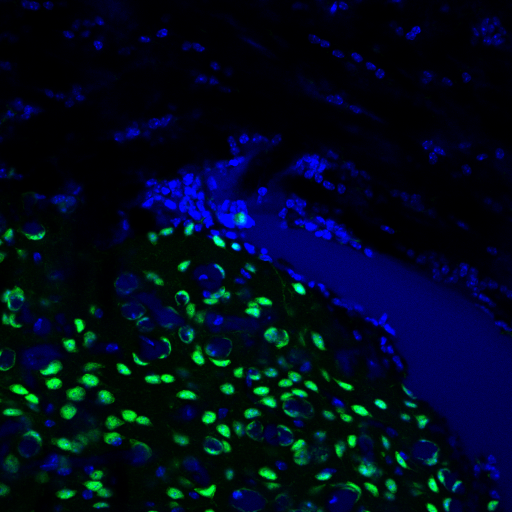
%> input picture cell_images/25x-NeuN-Hoechst-dx-15 ZEN.tif, 1024 x 1024 px (shown at 1/2 size)
$ octave Celulas_25x_15.m   (GNU Octave 9; MATLAB toolbox functions it lacks are replaced by stand-ins)
%> lines starting %> are read from the running program, lines starting %| are printed output that depends on the picture; in (x1, y1, x2, y2) boxes, pixels count from 0 and x2, y2 are one past the last pixel; in counts of white or black regions, pixels touching at a corner belong together; the program's own positions count from 1
### scripts/Calcular_Propiedades.m
function [L,n,stats,Tabla] = Calcular_Propiedades(Im_C_Seg)
% Esta funcion se usa para calcular las propiedades de las celulas
% de una imagen usando regionprops

[L, n] = bwlabel(Im_C_Seg, 8);
stats = regionprops('table', L, 'Area', 'MajorAxisLength', 'MinorAxisLength', 'Orientation', 'Circularity');
area = stats.Area;
eje_Mayor = stats.MajorAxisLength;
eje_Menor = stats.MinorAxisLength;
circ = stats.Circularity;
orientacion = stats.Orientation;
Num = [1:n]';
Tabla = table(Num, area, eje_Mayor, eje_Menor, orientacion, circ);
Tabla.Properties.VariableNames = {'Elemento','Area', 'Eje mayor', 'Eje menor', 'Orientation', 'Circularidad'};
end

### scripts/Eliminar_Nucleos.m
function [Celulas_Depuradas] = Eliminar_Nucleos(Im_C_Seg, Condiciones)
% Esta funcion se usa para eliminar las celulas que cumplen ciertas
% condiciones

cc = bwconncomp(Im_C_Seg);
idx = find(Condiciones);
BW = ismember(labelmatrix(cc),idx);
Celulas_Depuradas = Im_C_Seg -  BW;
end

### scripts/Separar_Nucleos.m
function [Celulas_Separadas] = Separar_Nucleos(Celulas_Depuradas, Condiciones, verbose)
% Esta funcion se usa para separar los nucleos donde parece que se unieron
% 2 celulas diferentes

% Seleccionando los nucleos unidos
cc = bwconncomp(Celulas_Depuradas);
idx = find(Condiciones);
BW = ismember(labelmatrix(cc),idx);
if verbose
    figure();imshow(BW); title('Posibles celulas unidas','Fontsize',15);
end
Celulas_Sin_Pegar = Celulas_Depuradas -  BW;

% Dividiendo las celulas
[L, n] = bwlabel(BW, 8);
stats = regionprops('table', L, 'Area', 'MajorAxisLength', 'MinorAxisLength', 'Orientation');
eje_Menor = stats.MinorAxisLength;
orientacion = stats.Orientation;
Area = stats.Area;
[r,c] = size(Celulas_Depuradas);
Celulas_Divididas = zeros(r,c);
B = strel('disk', 3);

for i = 1:n
    Nucleo = L == i;
    se2 = strel('line', eje_Menor(i), orientacion(i)+90);
    n_aux = 1;
    k = 0;
    while n_aux == 1
        se1 = strel('line', eje_Menor(i)*(0.25+0.02*k), orientacion(i)+90);
        k = k + 1;
        Im_Segmentacion = imerode(Nucleo, se1);
        %figure();imshow(Im_Segmentacion); title('Ovaladas','Fontsize',15);
        Im_Segmentacion = imopen(Im_Segmentacion, B);
        %figure();imshow(Im_Segmentacion); title('Ovaladas','Fontsize',15);
        Im_Segmentacion = imdilate(Im_Segmentacion, se2);
        %figure();imshow(Im_Segmentacion); title('Celula','Fontsize',15);
        Celula_Dividida = Nucleo.*Im_Segmentacion;
        [L_aux, n_aux, stats_aux, Tabla_aux] = Calcular_Propiedades(Celula_Dividida);
        Area_aux = stats_aux.Area;
        if n_aux == 0
            Celula_Dividida = Nucleo;
        end
    end

    if sum(Area_aux) < 0.6*Area(i)
        Celula_Dividida = Nucleo;
    end

    Celulas_Divididas = Celulas_Divididas + Celula_Dividida;
end

Celulas_Separadas = Celulas_Sin_Pegar + Celulas_Divididas;
if verbose
    figure();imshow(Celulas_Divididas);title('Division de los posibles nucleos unidos','Fontsize',15);
end
end

### scripts/Celulas_25x_15.m
close all;
clear variables;
clc;

% Leyendo la imagen y separando por canal de color
cd ..; cd cell_images;
Im1 = im2double(imread('25x-NeuN-Hoechst-dx-15 ZEN.tif'));
cd ..; cd scripts;
figure();imshow(Im1); title(' Imagen original','Fontsize',15);
Im1_C = Im1(:,:,3);
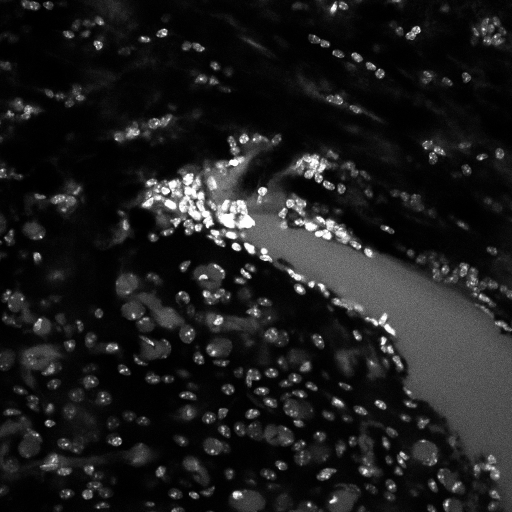
%> Im1_C: size 1024x1024 double (shown at 1/2 size); min 0, max 0.996, mean 0.114
Im1_F = Im1(:,:,2);
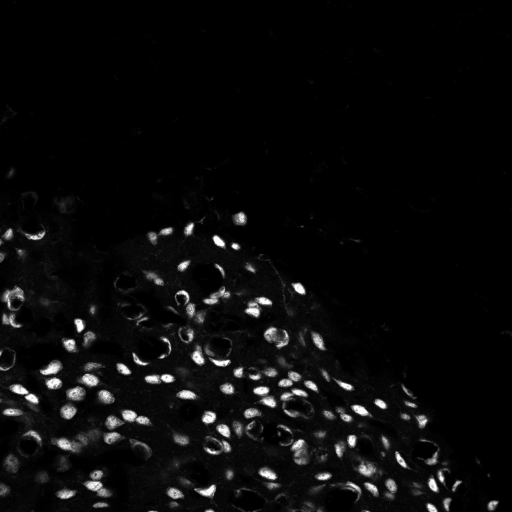
%> Im1_F: size 1024x1024 double (shown at 1/2 size); min 0, max 0.996, mean 0.0436
figure();imshow(Im1_C); title(' Imagen de las celulas','Fontsize',15);
figure();imshow(Im1_F); title(' Imagen de la proteina','Fontsize',15);

% Segmentando los nucleos
Celulas = Im1_C > 20/255;
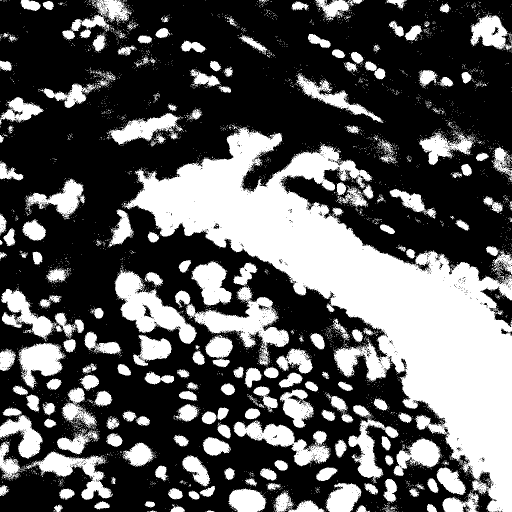
%> Celulas: size 1024x1024 logical (shown at 1/2 size); 35.2% white; 4795 white regions (4574 under 20 px), largest, box (x1, y1, x2, y2) and area: (245, 249, 1024, 1024) 179322, (350, 572, 578, 733) 10547, (230, 539, 394, 688) 9639
B1 = strel('disk', 5);
Im1_C_Seg = imopen(Celulas, B1);
%> Im1_C_Seg: size 1024x1024 logical; 29.3% white; 215 white regions, largest, box (x1, y1, x2, y2) and area: (265, 259, 1024, 1024) 163803, (231, 545, 391, 687) 8793, (397, 595, 550, 668) 5212
Im1_C_Seg = imfill(Im1_C_Seg,'holes');
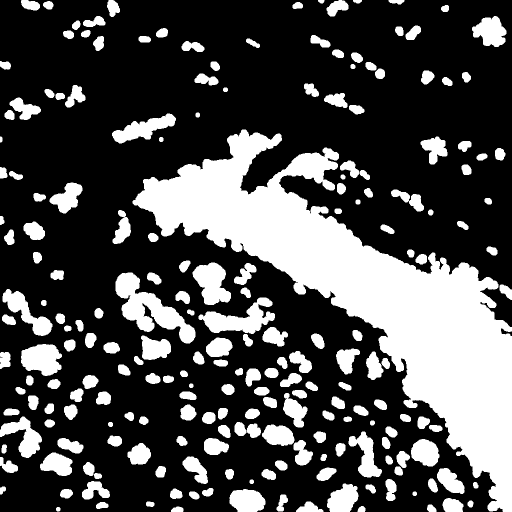
%> Im1_C_Seg: size 1024x1024 logical (shown at 1/2 size); 29.4% white; 215 white regions, largest, box (x1, y1, x2, y2) and area: (265, 259, 1024, 1024) 164650, (231, 545, 391, 687) 8794, (397, 595, 550, 668) 5218
% figure();imshow(Im1_C_Seg);title('1. Segmentacion de las celulas','Fontsize',15);

% Obteniendo las propiedades de los nucleos
[L1, n1, stats1, Tabla1] = Calcular_Propiedades(Im1_C_Seg);
%> in Calcular_Propiedades, `[L, n] = bwlabel(Im_C_Seg, 8);`:
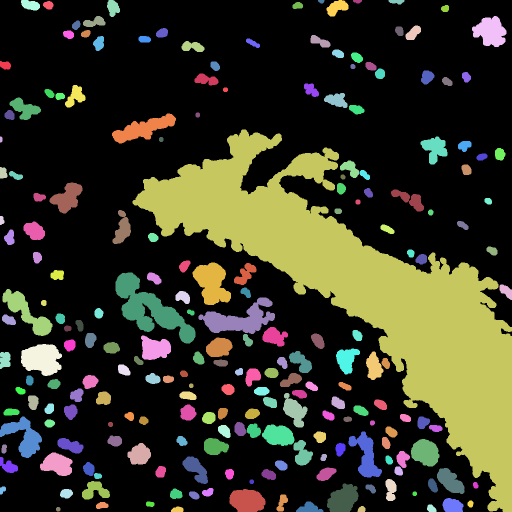
%> L: size 1024x1024 double (shown at 1/2 size); 216 distinct labels, from 0 to 215; one colour per label, 0 black
%> in Calcular_Propiedades, `[L, n] = bwlabel(Im_C_Seg, 8);`: n = 215
%> in Calcular_Propiedades, `stats = regionprops('table', L, 'Area', 'MajorAxisLength', 'MinorAxisL..`: stats = 215 regions; largest, Area, MajorAxisLength, MinorAxisLength, Orientation and Circularity: 164650 1040.3 294.5 -38.63 0.109, 8794 202.2 73.95 -36.32 0.219, 5218 164.6 58.65 9.58 0.238, 4162 94.93 61.93 -67.41 0.571, 3862 83.45 61.48 -7.13 0.671
%> in Calcular_Propiedades, `area = stats.Area;`: area = 215 values, max 164650 at index 68, min 54 at index 2, mean 1433.8
%> in Calcular_Propiedades, `eje_Mayor = stats.MajorAxisLength;`: eje_Mayor = 215 values, max 1040.3 at index 68, min 9.41 at index 36, mean 39.26
%> in Calcular_Propiedades, `eje_Menor = stats.MinorAxisLength;`: eje_Menor = 215 values, max 294.5 at index 68, min 5.57 at index 2, mean 22.21
%> in Calcular_Propiedades, `circ = stats.Circularity;`: circ = 215 values, max 1.01 at index 36, min 0.109 at index 68, mean 0.806
%> in Calcular_Propiedades, `orientacion = stats.Orientation;`: orientacion = 215 values, max 90 at index 2, min -89.34 at index 186, mean -11.36
%> in Calcular_Propiedades, `Num = [1:n]';`: Num = 215 values from 1 to 215
%> in Calcular_Propiedades, `Tabla = table(Num, area, eje_Mayor, eje_Menor, orientacion, circ);`: Tabla = 215 items; first 5, Num, area, eje_Mayor, eje_Menor and orientacion: 1 295 24.18 16.07 -16.82, 2 54 12.86 5.57 90, 3 289 24.74 15.73 -83.4, 4 128 18.91 9.28 -87.31, 5 607 35.46 23.43 85.67
%> n1 = 215; stats1 has the same summary as stats in Calcular_Propiedades; Tabla1 = 215 regions; largest, Elemento, Area, Eje mayor, Eje menor and Orientation: 68 164650 1040.3 294.5 -38.63, 64 8794 202.2 73.95 -36.32, 98 5218 164.6 58.65 9.58, 94 4162 94.93 61.93 -67.41, 19 3862 83.45 61.48 -7.13
% Eliminando nucleos que no nos importan (Grandes y no circulares)
area_condicion = 600;
Condiciones = [stats1.Area] < area_condicion/3 | [stats1.Area] > area_condicion*2 | [stats1.Circularity] < 0.3;
%> Condiciones = 215 logical values, 67 true
Celulas_Depuradas = Eliminar_Nucleos(Im1_C_Seg, Condiciones);
%> in Eliminar_Nucleos, `cc = bwconncomp(Im_C_Seg);`: cc = 215 connected components
%> in Eliminar_Nucleos, `idx = find(Condiciones);`: idx = 67 values from 2 to 212
%> in Eliminar_Nucleos, `Celulas_Depuradas = Im_C_Seg -  BW;`: Celulas_Depuradas: size 1024x1024 double; values 0 (black) and 1 (white), 6.1% white; 148 white regions, largest, box (x1, y1, x2, y2) and area: (47, 443, 90, 480) 1141, (578, 702, 624, 746) 1131, (115, 876, 167, 907) 1013
figure();imshow(Celulas_Depuradas); title('Celulas buenas','Fontsize',15);

% Obteniendo las propiedades de los nucleos depurados
[L2, n2, stats2, Tabla2] = Calcular_Propiedades(Celulas_Depuradas);
%> in Calcular_Propiedades (call 2), `[L, n] = bwlabel(Im_C_Seg, 8);`:
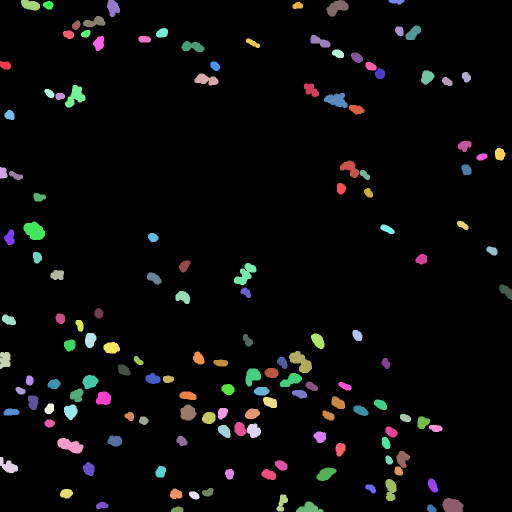
%> L: size 1024x1024 double (shown at 1/2 size); 149 distinct labels, from 0 to 148; one colour per label, 0 black
%> in Calcular_Propiedades (call 2), `[L, n] = bwlabel(Im_C_Seg, 8);`: n = 148
%> in Calcular_Propiedades (call 2), `stats = regionprops('table', L, 'Area', 'MajorAxisLength', 'MinorAxisL..`: stats = 148 regions; largest, Area, MajorAxisLength, MinorAxisLength, Orientation and Circularity: 1141 45.9 32.07 -32.11 0.846, 1131 57.03 28.4 -43.9 0.56, 1013 57.65 23.41 -18.14 0.654, 992 56.34 26.37 49.26 0.401, 981 49.64 31.67 54.3 0.49
%> in Calcular_Propiedades (call 2), `area = stats.Area;`: area = 148 values, max 1141 at index 12, min 210 at index 125, mean 434.1
%> in Calcular_Propiedades (call 2), `eje_Mayor = stats.MajorAxisLength;`: eje_Mayor = 148 values, max 57.65 at index 25, min 19.08 at index 50, mean 29.94
%> in Calcular_Propiedades (call 2), `eje_Menor = stats.MinorAxisLength;`: eje_Menor = 148 values, max 32.07 at index 12, min 8.78 at index 127, mean 18.7
%> in Calcular_Propiedades (call 2), `circ = stats.Circularity;`: circ = 148 values, max 0.988 at index 120, min 0.401 at index 76, mean 0.83
%> in Calcular_Propiedades (call 2), `orientacion = stats.Orientation;`: orientacion = 148 values, max 85.67 at index 3, min -89.34 at index 130, mean -14.27
%> in Calcular_Propiedades (call 2), `Num = [1:n]';`: Num = 148 values from 1 to 148
%> in Calcular_Propiedades (call 2), `Tabla = table(Num, area, eje_Mayor, eje_Menor, orientacion, circ);`: Tabla = 148 items; first 5, Num, area, eje_Mayor, eje_Menor and orientacion: 1 295 24.18 16.07 -16.82, 2 289 24.74 15.73 -83.4, 3 607 35.46 23.43 85.67, 4 644 42.73 22.2 -31.19, 5 418 31.02 17.46 -25.29
%> n2 = 148; stats2 has the same summary as stats in Calcular_Propiedades; Tabla2 = 148 regions; largest, Elemento, Area, Eje mayor, Eje menor and Orientation: 12 1141 45.9 32.07 -32.11, 92 1131 57.03 28.4 -43.9, 25 1013 57.65 23.41 -18.14, 76 992 56.34 26.37 49.26, 30 981 49.64 31.67 54.3
% Separando nucleos
Condiciones_Separacion = [stats2.MajorAxisLength./stats2.MinorAxisLength] > 1.5 & [stats2.Area] > (area_condicion-200)*1.5;
%> Condiciones_Separacion = 148 logical values, 17 true
Celulas_Separadas = Separar_Nucleos(Celulas_Depuradas, Condiciones_Separacion);
%> in Separar_Nucleos, `cc = bwconncomp(Celulas_Depuradas);`: cc = 148 connected components
%> in Separar_Nucleos, `idx = find(Condiciones);`: idx = 17 values from 3 to 140
%> in Separar_Nucleos, `BW = ismember(labelmatrix(cc),idx);`:
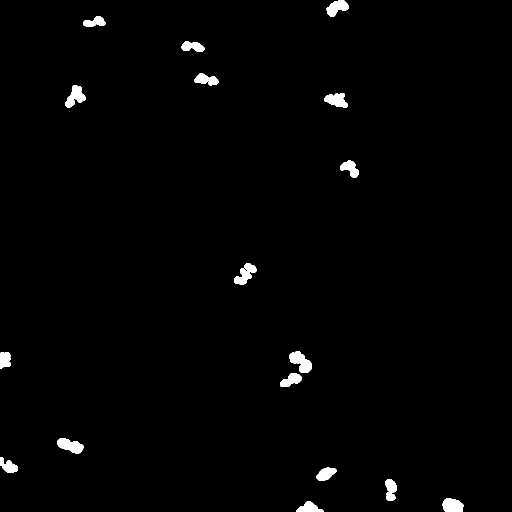
%> BW: size 1024x1024 logical (shown at 1/2 size); 1.3% white; 17 white regions, largest, box (x1, y1, x2, y2) and area: (578, 702, 624, 746) 1131, (115, 876, 167, 907) 1013, (468, 526, 513, 570) 992
%> the run ends on the next line

$ run again, with cell_images/25x-NeuN-Hoechst-dx-16 ZEN.tif copied over cell_images/25x-NeuN-Hoechst-dx-15 ZEN.tif
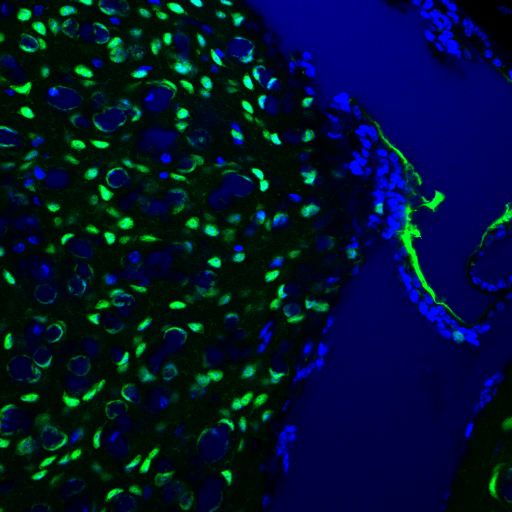
%> input picture cell_images/25x-NeuN-Hoechst-dx-16 ZEN.tif, 1024 x 1024 px (shown at 1/2 size)
%> Celulas: size 1024x1024 logical; 55.7% white; 2271 black regions (2219 under 20 px), largest, box (x1, y1, x2, y2) and area: (0, 0, 713, 1024) 424023, (889, 724, 1024, 1024) 22088, (912, 0, 1024, 126) 6969
%> in Calcular_Propiedades, `[L, n] = bwlabel(Im_C_Seg, 8);`:
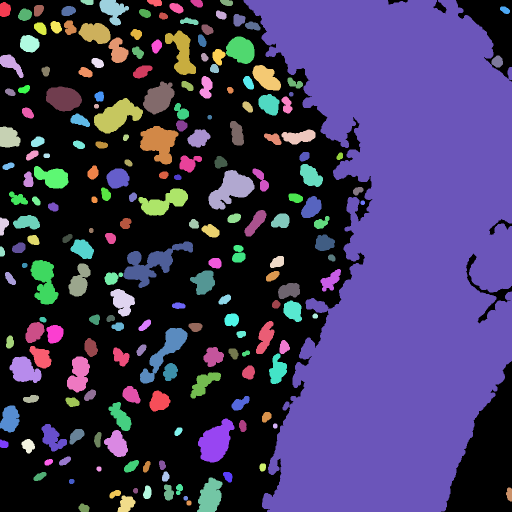
%> L: size 1024x1024 double (shown at 1/2 size); 207 distinct labels, from 0 to 206; one colour per label, 0 black
%> n = 206
%> stats = 206 regions; largest, Area, MajorAxisLength, MinorAxisLength, Orientation and Circularity: 379436 1216.7 482.4 87.42 0.171, 4726 152.8 61.17 25.16 0.188, 3951 102.4 56.96 34.4 0.475, 3910 93.93 55.85 58.28 0.664, 3771 102.4 51.54 24.51 0.583
%> area = 206 values, max 379436 at index 169, min 69 at index 127, mean 2573.8
%> eje_Mayor = 206 values, max 1216.7 at index 169, min 9.41 at index 127, mean 42.29
%> eje_Menor = 206 values, max 482.4 at index 169, min 9.41 at index 127, mean 24.38
%> circ = 206 values, max 1.01 at index 127, min 0.171 at index 169, mean 0.795
%> orientacion = 206 values, max 90 at index 63, min -87.5 at index 23, mean 3.39
%> Num = 206 values from 1 to 206
%> Tabla = 206 items; first 5, Num, area, eje_Mayor, eje_Menor and orientacion: 1 543 30.62 23.09 89.27, 2 1022 62.34 24.9 -40.1, 3 1408 47.17 39.72 -49.02, 4 432 37.25 17.52 78.13, 5 168 21.27 10.55 -83.86
%> n1 = 206; stats1 has the same summary as stats in Calcular_Propiedades; Tabla1 = 206 regions; largest, Elemento, Area, Eje mayor, Eje menor and Orientation: 169 379436 1216.7 482.4 87.42, 90 4726 152.8 61.17 25.16, 144 3951 102.4 56.96 34.4, 137 3910 93.93 55.85 58.28, 68 3771 102.4 51.54 24.51
%> Condiciones = 206 logical values, 70 true
%> in Eliminar_Nucleos, `cc = bwconncomp(Im_C_Seg);`: cc = 206 connected components
%> in Eliminar_Nucleos, `idx = find(Condiciones);`: idx = 70 values from 3 to 203
%> Celulas_Depuradas: size 1024x1024 double; values 0 (black) and 1 (white), 6.1% white; 136 white regions, largest, box (x1, y1, x2, y2) and area: (567, 601, 604, 644) 1174, (51, 644, 89, 686) 1151, (375, 259, 421, 295) 1146
%> L: size 1024x1024 double; 137 distinct labels, from 0 to 136
%> stats = 136 regions; largest, Area, MajorAxisLength, MinorAxisLength, Orientation and Circularity: 1174 45.04 34.36 -55.25 0.838, 1151 46.64 31.79 52.98 0.838, 1146 45.08 33.05 25.25 0.766, 1125 55.5 27.63 0.208 0.697, 1118 66.87 22.19 53.71 0.635
%> n2 = 136; stats2 has the same summary as stats in Calcular_Propiedades; Tabla2 = 136 regions; largest, Elemento, Area, Eje mayor, Eje menor and Orientation: 126 1174 45.04 34.36 -55.25, 19 1151 46.64 31.79 52.98, 84 1146 45.08 33.05 25.25, 11 1125 55.5 27.63 0.208, 114 1118 66.87 22.19 53.71
%> Condiciones_Separacion = 136 logical values, 16 true
%> in Separar_Nucleos, `cc = bwconncomp(Celulas_Depuradas);`: cc = 136 connected components
%> in Separar_Nucleos, `idx = find(Condiciones);`: idx = [2; 9; 11; 37; 43; 51; 55; 63; 89; 91; 104; 105; 114; 116; 123; 132]
%> in Separar_Nucleos, `BW = ismember(labelmatrix(cc),idx);`:
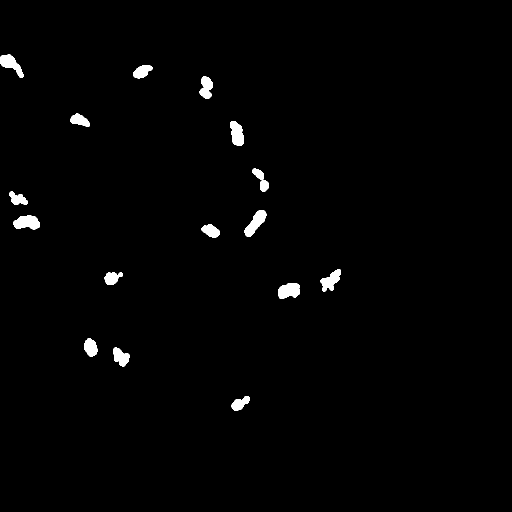
%> BW: size 1024x1024 logical (shown at 1/2 size); 1.3% white; 16 white regions, largest, box (x1, y1, x2, y2) and area: (26, 430, 80, 459) 1125, (489, 420, 533, 473) 1118, (556, 566, 600, 598) 1083

$ run again, with cell_images/25x-NeuN-Hoechst-dx-16 ZEN_b0t0z0c0x0-1024y0-1024 (B).tif copied over cell_images/25x-NeuN-Hoechst-dx-15 ZEN.tif
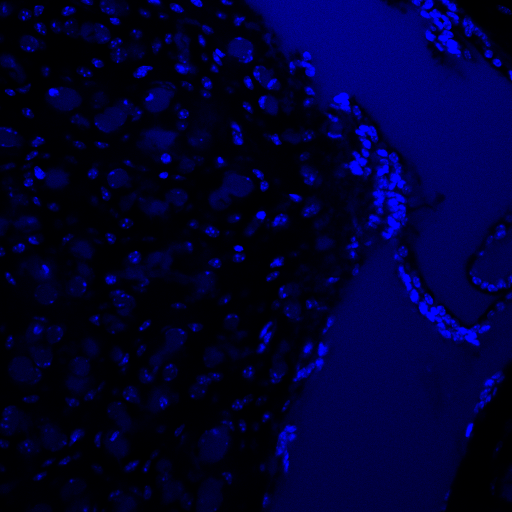
%> input picture cell_images/25x-NeuN-Hoechst-dx-16 ZEN_b0t0z0c0x0-1024y0-1024 (B).tif, 1024 x 1024 px (shown at 1/2 size)
%> Im1_F: size 1024x1024 double; every value is 0
%> Celulas: size 1024x1024 logical; 56.7% white; 2339 black regions (2287 under 20 px), largest, box (x1, y1, x2, y2) and area: (0, 0, 706, 1024) 414638, (889, 724, 1024, 1024) 21909, (912, 0, 1024, 119) 6757
%> in Calcular_Propiedades, `[L, n] = bwlabel(Im_C_Seg, 8);`:
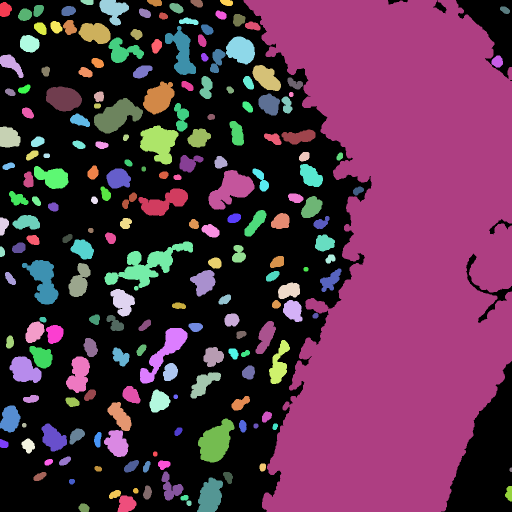
%> L: size 1024x1024 double (shown at 1/2 size); 203 distinct labels, from 0 to 202; one colour per label, 0 black
%> n = 202
%> stats = 202 regions; largest, Area, MajorAxisLength, MinorAxisLength, Orientation and Circularity: 382533 1214.9 483.1 87.42 0.201, 5650 179.9 60.44 23.61 0.143, 4046 102.7 57.52 34.84 0.486, 3953 94.52 56.03 57.71 0.661, 3823 102.4 52.19 24.76 0.582
%> area = 202 values, max 382533 at index 164, min 39 at index 202, mean 2677.9
%> eje_Mayor = 202 values, max 1214.9 at index 164, min 9.41 at index 22, mean 43.99
%> eje_Menor = 202 values, max 483.1 at index 164, min 5.46 at index 202, mean 25.04
%> circ = 202 values, max 1.01 at index 22, min 0.143 at index 76, mean 0.79
%> orientacion = 202 values, max 90 at index 101, min -87.33 at index 24, mean 5.1
%> Num = 202 values from 1 to 202
%> Tabla = 202 items; first 5, Num, area, eje_Mayor, eje_Menor and orientacion: 1 566 30.47 24.35 87.02, 2 1053 62.21 25.14 -40.31, 3 1435 47.17 40.25 -45.1, 4 467 37.38 17.83 80.56, 5 174 21.7 10.78 -86.15
%> n1 = 202; stats1 has the same summary as stats in Calcular_Propiedades; Tabla1 = 202 regions; largest, Elemento, Area, Eje mayor, Eje menor and Orientation: 164 382533 1214.9 483.1 87.42, 76 5650 179.9 60.44 23.61, 142 4046 102.7 57.52 34.84, 134 3953 94.52 56.03 57.71, 69 3823 102.4 52.19 24.76
%> Condiciones = 202 logical values, 75 true
%> in Eliminar_Nucleos, `cc = bwconncomp(Im_C_Seg);`: cc = 202 connected components
%> in Eliminar_Nucleos, `idx = find(Condiciones);`: idx = 75 values from 3 to 202
%> Celulas_Depuradas: size 1024x1024 double; values 0 (black) and 1 (white), 6% white; 127 white regions, largest, box (x1, y1, x2, y2) and area: (25, 430, 80, 459) 1185, (51, 643, 89, 686) 1175, (407, 694, 448, 734) 1161
%> L: size 1024x1024 double; 128 distinct labels, from 0 to 127
%> stats = 127 regions; largest, Area, MajorAxisLength, MinorAxisLength, Orientation and Circularity: 1185 56.05 28.87 0.463 0.686, 1175 47.43 31.88 54.55 0.848, 1161 40.88 37.54 28.61 0.739, 1140 67.34 22.42 53.32 0.63, 1100 48.82 29.88 15.89 0.785
%> n2 = 127; stats2 has the same summary as stats in Calcular_Propiedades; Tabla2 = 127 regions; largest, Elemento, Area, Eje mayor, Eje menor and Orientation: 11 1185 56.05 28.87 0.463, 19 1175 47.43 31.88 54.55, 86 1161 40.88 37.54 28.61, 106 1140 67.34 22.42 53.32, 115 1100 48.82 29.88 15.89
%> Condiciones_Separacion = 127 logical values, 20 true
%> in Separar_Nucleos, `cc = bwconncomp(Celulas_Depuradas);`: cc = 127 connected components
%> in Separar_Nucleos, `idx = find(Condiciones);`: idx = 20 values from 2 to 122
%> in Separar_Nucleos, `BW = ismember(labelmatrix(cc),idx);`:
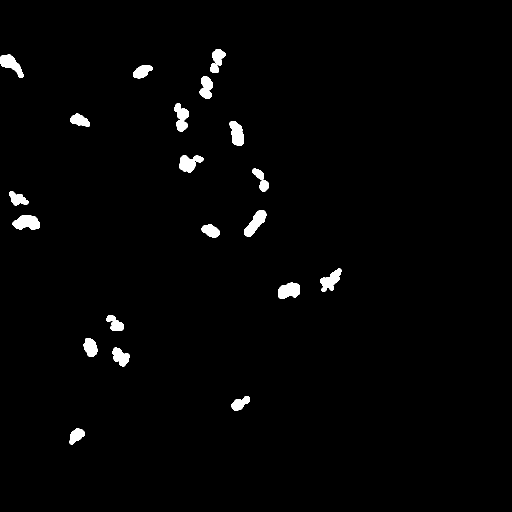
%> BW: size 1024x1024 logical (shown at 1/2 size); 1.6% white; 20 white regions, largest, box (x1, y1, x2, y2) and area: (25, 430, 80, 459) 1185, (489, 420, 533, 473) 1140, (556, 565, 600, 598) 1100
